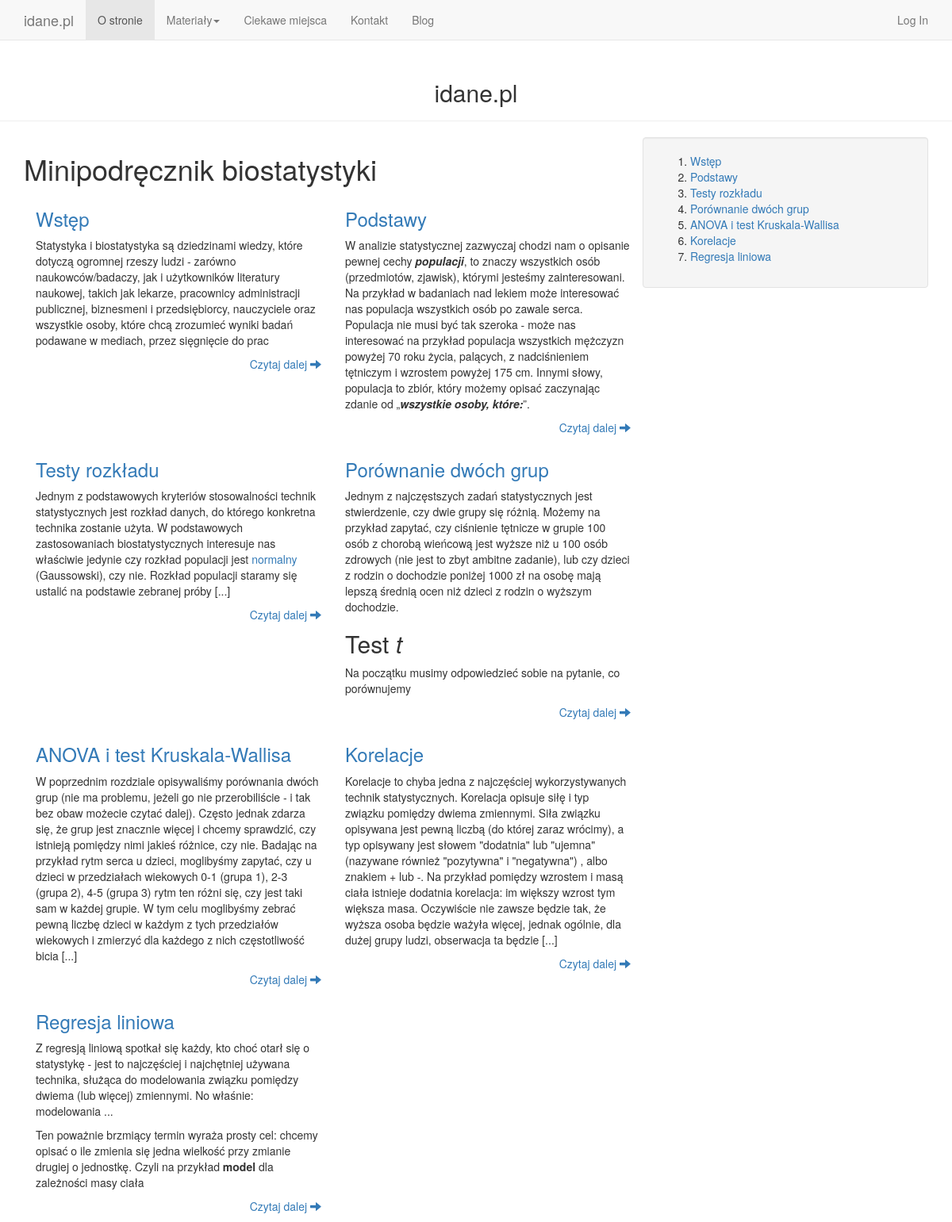
Page /contents/minipodrecznik on the committed database.
### app/models.py (models this page shows, shortened)
class ContentContainer(db.Model):
    __tablename__ = 'content_containters'
    id = db.Column(db.Integer, nullable=False, primary_key=True)
    title = db.Column(db.String(80), nullable = False)
    short_title = db.Column(db.String(80), nullable = False)
    introduction = db.Column(db.String(100000))

class Article(db.Model):
    __tablename__='articles'
    id = db.Column(db.Integer, nullable=False, primary_key=True)
    title = db.Column(db.String(250), nullable=False)
    short_title = db.Column(db.String(20), nullable=False) ## this is just for dynamically creating paths - I want to keep this compatible with the present version of idane.pl
    body = db.Column(db.String(100000), nullable=False)
    short_body = db.Column(db.String(1000), nullable=False)
    content_container_id = db.Column(db.Integer, db.ForeignKey('content_containters.id'))
    content_container = db.relationship('ContentContainer', backref='articles')
    page_number = db.Column(db.Integer()) ## nr. rozdzialu w ksiazce
    user_id = db.Column(db.Integer, db.ForeignKey('users.id'))
    user = db.relationship('User', backref='articles')
    keywords = db.relationship('KeyWord', secondary=association_table, backref='articles')
    category_id = db.Column(db.Integer, db.ForeignKey('categories.id'))
    category = db.relationship('Category', backref='articles')
    type_id = db.Column(db.Integer, db.ForeignKey('article_types.id'))
    type_name = db.relationship('ArticleType', backref='articles')
    date_time = db.Column(db.DateTime, default=db.func.now())

### app/main/views.py (the view)
@main.route('/contents/<content_container_short>')
def table_of_contents(content_container_short):
    articles = Article.query.filter(Article.content_container.has(short_title=content_container_short)).order_by(Article.date_time).all()
    title, titles_list = generate_chapters_list(content_container_short)
    return render_template('table_of_contents.html', articles=generate_blogs_list(articles, 150), titles=titles_list, title=title)

### app/main/views.py (called while the page is built)
def generate_chapters_list(content_container_short):
    chapters = Article.query.filter(Article.content_container.has(short_title=content_container_short)).all()
    title = ContentContainer.query.filter_by(short_title=content_container_short).first().title
    chapters=sorted(chapters, key=attrgetter('page_number'))
    titles_list = [(chapter.title, chapter.short_title) for chapter in chapters]
    return(title, titles_list)

### app/templates/table_of_contents.html (shortened to what this page needs)
{% extends "base.html" %}
{% block head %}
{{ super() }}
{% endblock %}
{% block content %}
{% block page_content %}
<div class = "container">
  <div class = "row">
    <div class="col-md-8">
      <h1> {{ title }} </h1>
       <div class="container">
        <div class="row">
	  <div class="col-md-4">
	    <h3><a href="{{ url_for('main.book_chapter',
			 content_container_short=articles[0]['content_container'].short_title,
			 short_title=articles[0]['short_title']) }}">{{ articles[0]['title'] }}</a></h3>
	    {{ articles[0]['short_body']|safe }}
	    <p align="right"><a href="{{ url_for('main.book_chapter',
				      content_container_short=articles[0]['content_container'].short_title,
				      short_title=articles[0]['short_title'])
				      }}"> Czytaj
		dalej <span class="glyphicon
				   glyphicon-arrow-right"></span></a></p>
	  </div>
	  <div class="col-md-4">
	    <h3><a href="{{ url_for('main.book_chapter',
			 content_container_short=articles[1]['content_container'].short_title,
			 short_title=articles[1]['short_title']) }}">{{ articles[1]['title'] }}</a></h3>
	    {{ articles[1]['short_body']|safe }}
	    <p align="right"><a href="{{ url_for('main.book_chapter',
				      content_container_short=articles[1]['content_container'].short_title,
				      short_title=articles[1]['short_title'])
				      }}"> Czytaj
		dalej <span class="glyphicon
				   glyphicon-arrow-right"></span></a></p>
	  </div>
	</div>
      </div>
      {% set vars={'row_open': false} %}
      {% for article in articles[2:] %}
      {% if not article['new_row'] %}
      <div class="container">
	<div class="row">
	  <div class="col-md-4">
	    <h3><a href="{{ url_for('main.book_chapter',
			 content_container_short=article['content_container'].short_title,
			 short_title=article['short_title']) }}">{{ article['title'] }}</a></h3>
	    {{ article['short_body']|safe }}
	    <p align="right"><a href="{{ url_for('main.book_chapter',
				      content_container_short=article['content_container'].short_title,
				      short_title=article['short_title'])
				      }}"> Czytaj
		dalej <span class="glyphicon
				   glyphicon-arrow-right"></span></a></p>
	  </div>
	  {% else %}
	  <div class="col-md-4">
	    <h3><a href="{{ url_for('main.book_chapter',
			 content_container_short=article['content_container'].short_title,
			 short_title=article['short_title']) }}">{{ article['title'] }}</a></h3>
	    {{ article['short_body']|safe }}
	    <p align="right"><a href="{{ url_for('main.book_chapter',
				      content_container_short=article['content_container'].short_title,
				      short_title=article['short_title'])
				      }}"> Czytaj
		dalej <span class="glyphicon
				   glyphicon-arrow-right"></span></a></p>
	  </div>
	</div>
      </div>
      {% endif %}
      {% endfor %}
      {% if vars.row_open  %}
	</div>
      </div>
    {% endif %}
  </div>
  <div class="col-md-4" background-color="#AAAAAA">
    <div class="well">
      <ol>
	{% for title in titles%}
	<li><a href=#>{{ title[0] }}</li>
	{% endfor %}
      </ol>
    </div>
  </div>
  {% endblock %}
  {% endblock %}

### app/static/idaneCMS.css (style rules this page uses)
body { padding-top: 60px; }

### rows in the picture
ContentContainer: title "Minipodręcznik biostatystyki"
Article: title "Wstęp", short_body "Statystyka i biostatystyka są dziedzinami wiedzy, które dotyczą ogromnej rzeszy ludzi - zarówno naukowców/badaczy, jak i użytkowników literatury naukowej, takich jak lekarze, pracownicy administracji publicznej, biznesmeni i przedsiębiorcy, nauczyciele oraz wszystkie osoby, które chcą zrozumieć wyniki badań podawane w mediach, przez sięgnięcie do prac"
Article: title "Podstawy", short_body "W analizie statystycznej zazwyczaj chodzi nam o opisanie pewnej cechy populacji , to znaczy wszystkich osób (przedmiotów, zjawisk), którymi jesteśmy zainteresowani. Na przykład w badaniach nad lekiem może interesować nas populacja wszystkich osób po zawale serca. Populacja nie musi być tak szeroka - może nas interesować na przykład populacja wszystkich mężczyzn powyżej 70 roku życia, palących, z nadciśnieniem tętniczym i wzrostem powyżej 175 cm. Innymi słowy, populacja to zbiór, który możemy opisać zaczynając zdanie od „ wszystkie osoby, które: ”."
Article: title "Testy rozkładu", short_body "Jednym z podstawowych kryteriów stosowalności technik statystycznych jest rozkład danych, do którego konkretna technika zostanie użyta. W podstawowych zastosowaniach biostatystycznych interesuje nas właściwie jedynie czy rozkład populacji jest normalny (Gaussowski), czy nie. Rozkład populacji staramy się ustalić na podstawie zebranej próby [...]"
Article: title "Porównanie dwóch grup", short_body "Jednym z najczęstszych zadań statystycznych jest stwierdzenie, czy dwie grupy się różnią. Możemy na przykład zapytać, czy ciśnienie tętnicze w grupie 100 osób z chorobą wieńcową jest wyższe niż u 100 osób zdrowych (nie jest to zbyt ambitne zadanie), lub czy dzieci z rodzin o dochodzie poniżej 1000 zł na osobę mają lepszą średnią ocen niż dzieci z rodzin o wyższym dochodzie. Test t Na początku musimy odpowiedzieć sobie na pytanie, co porównujemy"
Article: title "ANOVA i test Kruskala-Wallisa", short_body "W poprzednim rozdziale opisywaliśmy porównania dwóch grup (nie ma problemu, jeżeli go nie przerobiliście - i tak bez obaw możecie czytać dalej). Często jednak zdarza się, że grup jest znacznie więcej i chcemy sprawdzić, czy istnieją pomiędzy nimi jakieś różnice, czy nie. Badając na przykład rytm serca u dzieci, moglibyśmy zapytać, czy u dzieci w przedziałach wiekowych 0-1 (grupa 1), 2-3 (grupa 2), 4-5 (grupa 3) rytm ten różni się, czy jest taki sam w każdej grupie. W tym celu moglibyśmy zebrać pewną liczbę dzieci w każdym z tych przedziałów wiekowych i zmierzyć dla każdego z nich częstotliwość bicia [...]"
Article: title "Korelacje", short_body "Korelacje to chyba jedna z najczęściej wykorzystywanych technik statystycznych. Korelacja opisuje siłę i typ związku pomiędzy dwiema zmiennymi. Siła związku opisywana jest pewną liczbą (do której zaraz wrócimy), a typ opisywany jest słowem \"dodatnia\" lub \"ujemna\" (nazywane również \"pozytywna\" i \"negatywna\") , albo znakiem + lub -. Na przykład pomiędzy wzrostem i masą ciała istnieje dodatnia korelacja: im większy wzrost tym większa masa. Oczywiście nie zawsze będzie tak, że wyższa osoba będzie ważyła więcej, jednak ogólnie, dla dużej grupy ludzi, obserwacja ta będzie [...]"
Article: title "Regresja liniowa", short_body "Z regresją liniową spotkał się każdy, kto choć otarł się o statystykę - jest to najczęściej i najchętniej używana technika, służąca do modelowania związku pomiędzy dwiema (lub więcej) zmiennymi. No właśnie: modelowania ... Ten poważnie brzmiący termin wyraża prosty cel: chcemy opisać o ile zmienia się jedna wielkość przy zmianie drugiej o jednostkę. Czyli na przykład model dla zależności masy ciała"
